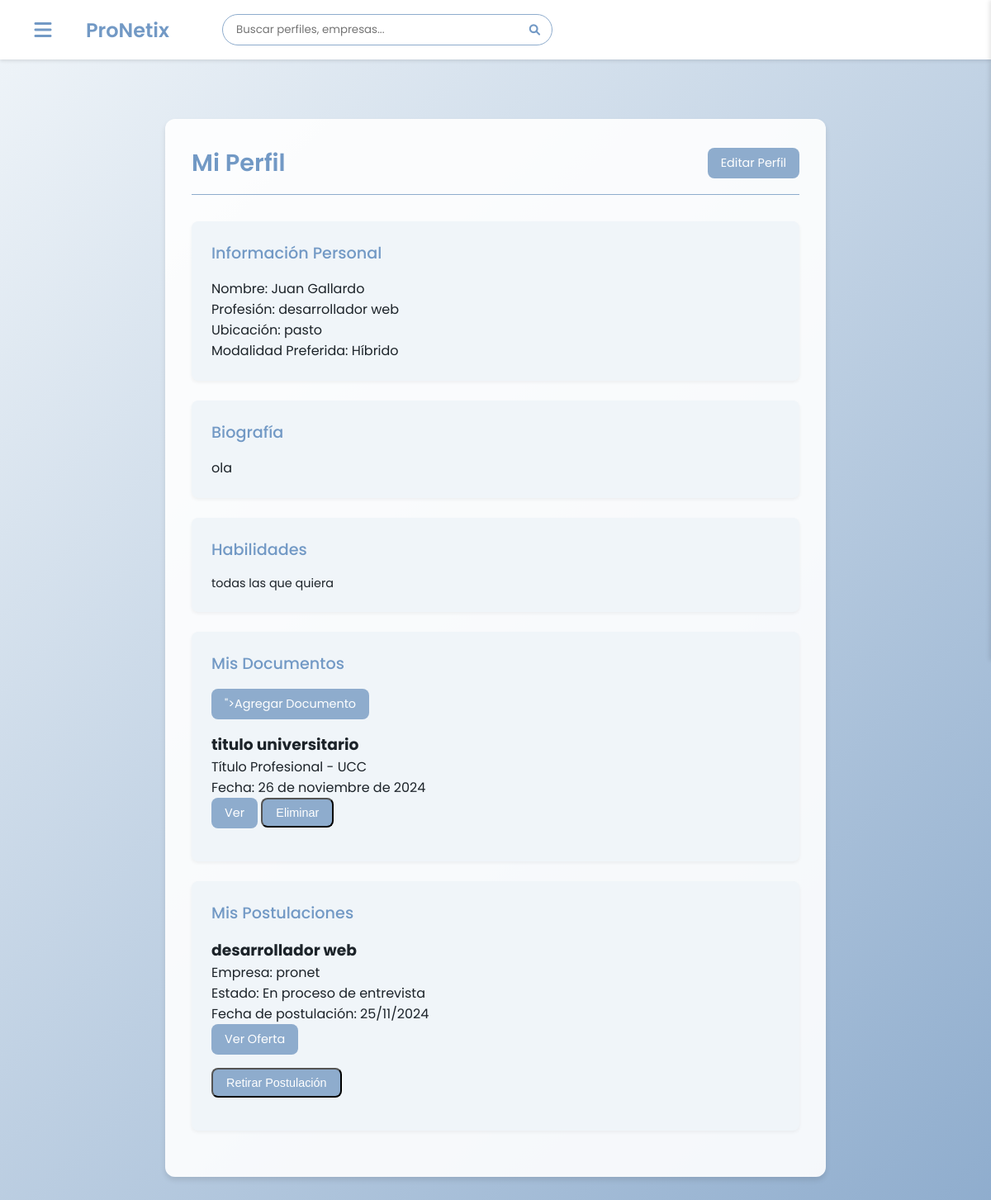
The app's page /perfil/ (signed in) with its own data.
### ProNetix_app/models.py (models this page shows, shortened)
class Perfil(models.Model):
    MODALIDAD_CHOICES = [
        ('REMOTO', 'Remoto'),
        ('HIBRIDO', 'Híbrido'),
        ('PRESENCIAL', 'Presencial'),
    ]
    usuario = models.OneToOneField(User, on_delete=models.CASCADE)
    biografia = models.TextField(max_length=500, blank=True, verbose_name='Biografía')
    profesion = models.CharField(max_length=100, blank=True, verbose_name='Profesión')
    habilidades = models.TextField(blank=True, verbose_name='Habilidades')
    ubicacion = models.CharField(max_length=100, blank=True, verbose_name='Ubicación')
    modalidad_preferida = models.CharField(
        max_length=10,
        choices=MODALIDAD_CHOICES,
        blank=True,
        verbose_name='Modalidad de trabajo preferida'
    )
    fecha_creacion = models.DateTimeField(auto_now_add=True, verbose_name='Fecha de creación')
    fecha_actualizacion = models.DateTimeField(auto_now=True, verbose_name='Última actualización')
    class Meta:
        verbose_name = 'Perfil'
        verbose_name_plural = 'Perfiles'
        app_label = 'ProNetix_app'

class Documento(models.Model):
    TIPO_CHOICES = [
        ('TITULO', 'Título Profesional'),
        ('CERTIFICACION', 'Certificación'),
        ('CURSO', 'Curso'),
        ('OTRO', 'Otro'),
    ]
    perfil = models.ForeignKey(Perfil, on_delete=models.CASCADE, related_name='documentos')
    tipo = models.CharField(max_length=15, choices=TIPO_CHOICES, verbose_name='Tipo de documento')
    titulo = models.CharField(max_length=200, verbose_name='Título')
    institucion = models.CharField(max_length=200, verbose_name='Institución')
    fecha_emision = models.DateField(verbose_name='Fecha de emisión')
    archivo = models.FileField(upload_to='documentos/', verbose_name='Archivo')
    descripcion = models.TextField(blank=True, verbose_name='Descripción')
    fecha_subida = models.DateTimeField(auto_now_add=True, verbose_name='Fecha de subida')
    class Meta:
        verbose_name = 'Documento'
        verbose_name_plural = 'Documentos'

class Postulacion(models.Model):
    usuario = models.ForeignKey(User, on_delete=models.CASCADE, related_name='postulaciones')
    publicacion = models.ForeignKey('PublicacionTrabajo', on_delete=models.CASCADE, related_name='postulaciones')
    fecha_postulacion = models.DateTimeField(auto_now_add=True)
    estado = models.CharField(max_length=20, choices=[
        ('PENDIENTE', 'Pendiente'),
        ('REVISADO', 'Revisado'),
        ('ENTREVISTA', 'En proceso de entrevista'),
        ('RECHAZADO', 'Rechazado'),
        ('ACEPTADO', 'Aceptado')
    ], default='PENDIENTE')
    mensaje = models.TextField(blank=True, null=True)
    class Meta:
        unique_together = ['usuario', 'publicacion']
        ordering = ['-fecha_postulacion']

class PublicacionTrabajo(models.Model):
    TIPO_CHOICES = [
        ('NORMAL', 'Publicación Normal'),
        ('TRABAJO', 'Oferta de Trabajo')
    ]
    MODALIDAD_CHOICES = [
        ('REMOTO', 'Remoto'),
        ('HIBRIDO', 'Híbrido'),
        ('PRESENCIAL', 'Presencial'),
    ]
    EXPERIENCIA_CHOICES = [
        ('JUNIOR', 'Junior (0-2 años)'),
        ('SEMI_SENIOR', 'Semi-Senior (2-4 años)'),
        ('SENIOR', 'Senior (4+ años)'),
        ('EXPERTO', 'Experto (8+ años)'),
    ]
    RANGO_SALARIAL_CHOICES = [
        ('1000000-2000000', '$1.000.000 - $2.000.000'),
        ('2000000-3000000', '$2.000.000 - $3.000.000'),
        ('3000000-4000000', '$3.000.000 - $4.000.000'),
        ('4000000-5000000', '$4.000.000 - $5.000.000'),
        ('5000000-7000000', '$5.000.000 - $7.000.000'),
        ('7000000-9000000', '$7.000.000 - $9.000.000'),
        ('9000000_PLUS', 'Más de $9.000.000'),
        ('POR_ACORDAR', 'Por acordar'),
    ]
    tipo = models.CharField(
        max_length=10,
        choices=TIPO_CHOICES,
        default='NORMAL',
        verbose_name='Tipo de publicación'
    )
    autor = models.ForeignKey(
        User,
        on_delete=models.CASCADE,
        verbose_name='Autor',
        related_name='publicaciones'
    )
    empresa = models.ForeignKey(
        Empresa,
        on_delete=models.CASCADE,
        verbose_name='Empresa',
        null=True,
        blank=True,
        related_name='publicaciones'
    )
    titulo = models.CharField(
        max_length=200,
        verbose_name='Título del puesto'
    )
    descripcion = models.TextField(
        verbose_name='Descripción'
    )
    imagen = models.ImageField(
        upload_to='publicaciones/',
        null=True,
        blank=True,
        verbose_name='Imagen'
    )
    requisitos = models.TextField(
        verbose_name='Requisitos',
        blank=True,
        null=True
    )
    ubicacion = models.CharField(
        max_length=100,
        verbose_name='Ubicación',
        blank=True,
        null=True
    )
    modalidad = models.CharField(
        max_length=10,
        choices=MODALIDAD_CHOICES,
        verbose_name='Modalidad de trabajo',
        blank=True,
        null=True
    )
    experiencia_requerida = models.CharField(
        max_length=15,
        choices=EXPERIENCIA_CHOICES,
        verbose_name='Experiencia requerida',
        blank=True,
        null=True
    )
    rango_salarial = models.CharField(
        max_length=20,
        choices=RANGO_SALARIAL_CHOICES,
        verbose_name='Rango Salarial',
        blank=True,
        null=True
    )
    fecha_creacion = models.DateTimeField(
        auto_now_add=True,
        verbose_name='Fecha de creación'
    )
    fecha_actualizacion = models.DateTimeField(
        auto_now=True,
        verbose_name='Última actualización'
    )
    activa = models.BooleanField(
        default=True,
        verbose_name='Activa'
    )
    class Meta:
        verbose_name = 'Publicación'
        verbose_name_plural = 'Publicaciones'
        ordering = ['-fecha_creacion']
        indexes = [
            models.Index(fields=['tipo']),
            models.Index(fields=['activa']),
            models.Index(fields=['autor']),
        ]

class Empresa(models.Model):
    usuario = models.ForeignKey(User, on_delete=models.CASCADE, related_name='empresas')
    nombre_empresa = models.CharField(max_length=200, verbose_name='Nombre de la empresa')
    descripcion = models.TextField(verbose_name='Descripción')
    sitio_web = models.URLField(blank=True, verbose_name='Sitio web')
    ubicacion = models.CharField(max_length=100, verbose_name='Ubicación')
    fecha_creacion = models.DateTimeField(auto_now_add=True)
    class Meta:
        verbose_name = 'Empresa'
        verbose_name_plural = 'Empresas'

### ProNetix_app/views.py (the view)
# urls.py: path('perfil/', views.perfil, name='perfil'),
@login_required
def perfil(request):
    try:
        perfil = request.user.perfil
    except Perfil.DoesNotExist:
        perfil = Perfil.objects.create(usuario=request.user)
    if request.method == 'POST':
        formulario = FormularioPerfil(request.POST, instance=perfil)
        if formulario.is_valid():
            formulario.save()
            messages.success(request, 'Perfil actualizado exitosamente.')
            return redirect('perfil')
    else:
        formulario = FormularioPerfil(instance=perfil)
    habilidades = []
    if perfil.habilidades:
        habilidades = [hab.strip() for hab in perfil.habilidades.split(',')]
    return render(request, 'perfil/perfil.html', {
        'formulario': formulario,
        'habilidades': habilidades
    })

### ProNetix_app/forms.py
class FormularioPerfil(forms.ModelForm):
    class Meta:
        model = Perfil
        fields = ['biografia', 'profesion', 'habilidades', 'ubicacion', 'modalidad_preferida']
        widgets = {
            'biografia': forms.Textarea(attrs={
                'class': 'textarea-editable',
                'placeholder': 'Cuéntanos sobre ti y tu experiencia profesional'
            }),
            'habilidades': forms.Textarea(attrs={
                'class': 'textarea-editable',
                'placeholder': 'Ingresa tus habilidades separadas por comas'
            }),
            'profesion': forms.TextInput(attrs={
                'class': 'input-editable',
                'placeholder': 'Ej: Desarrollador Full Stack'
            }),
            'ubicacion': forms.TextInput(attrs={
                'class': 'input-editable',
                'placeholder': 'Ej: Bogotá, Colombia'
            }),
            'modalidad_preferida': forms.Select(attrs={
                'class': 'select-editable'
            })
        }

### ProNetix_app/templates/perfil/perfil.html (shortened to what this page needs)
{% extends 'pronetix/base.html' %}
{% load static %}
{% block content %}
<div class="perfil-container">
    <link rel="stylesheet" type="text/css" href="{% static 'ProNetix_app/css/profile.css' %}">
    <div class="perfil-header">
        <h1>Mi Perfil</h1>
        <a href="{% url 'editar_perfil' %}" class="boton-editar">Editar Perfil</a>
    </div>
    <div class="seccion-perfil info-personal">
        <h2>Información Personal</h2>
        <div class="campo-perfil">
            <label>Nombre:</label>
            <span>{{ user.first_name }} {{ user.last_name }}</span>
        </div>
        <div class="campo-perfil">
            <label>Profesión:</label>
            <span>{{ user.perfil.profesion|default:"No especificada" }}</span>
        </div>
        <div class="campo-perfil">
            <label>Ubicación:</label>
            <span>{{ user.perfil.ubicacion|default:"No especificada" }}</span>
        </div>
        <div class="campo-perfil">
            <label>Modalidad Preferida:</label>
            <span>{{ user.perfil.get_modalidad_preferida_display|default:"No especificada" }}</span>
        </div>
    </div>
    <div class="seccion-perfil biografia">
        <h2>Biografía</h2>
        <p>{{ user.perfil.biografia|default:"Sin biografía"|linebreaks }}</p>
    </div>
    <div class="seccion-perfil habilidades">
        <h2>Habilidades</h2>
        {% if habilidades %}
            <div class="lista-habilidades">
                {% for habilidad in habilidades %}
                    <span class="etiqueta-habilidad">{{ habilidad }}</span>
                {% endfor %}
            </div>
        {% else %}
            <p>No hay habilidades especificadas</p>
        {% endif %}
    </div>
    <div class="seccion-perfil documentos">
        <div class="documentos-header">
            <h2>Mis Documentos</h2>
            <a href="{% url 'subir_documento' %}"  class="boton-agregar-documento">">Agregar Documento</a>
        </div>
        {% if user.perfil.documentos.all %}
            <div class="lista-documentos">
                {% for documento in user.perfil.documentos.all %}
                    <div class="documento">
                        <div class="info-documento">
                            <h3>{{ documento.titulo }}</h3>
                            <p>{{ documento.get_tipo_display }} - {{ documento.institucion }}</p>
                            <p>Fecha: {{ documento.fecha_emision }}</p>
                        </div>
                        <div class="acciones-documento">
                            <a href="{{ documento.archivo.url }}" class="boton-agregar-documento" target="_blank">Ver</a>
                            <form method="POST" action="{% url 'eliminar_documento' documento.id %}" style="display: inline;">
                                <button type="submit" class="boton-agregar-documento"
                                        onclick="return confirm('¿Estás seguro de que deseas eliminar este documento?');">
                                    Eliminar
                                </button>
                            </form>
                        </div>
                    </div>
                {% endfor %}
            </div>
        {% else %}
            <p class="sin-documentos">No tienes documentos subidos.</p>
        {% endif %}
    </div>
    <div class="seccion-perfil postulaciones">
        <div class="postulaciones-header">
            <h2>Mis Postulaciones</h2>
        </div>
        {% if user.postulaciones.all %}
            <div class="lista-postulaciones">
                {% for postulacion in user.postulaciones.all %}
                    <div class="postulacion">
                        <div class="info-postulacion">
                            <h3>{{ postulacion.publicacion.titulo }}</h3>
                            <p>Empresa: {{ postulacion.publicacion.empresa.nombre_empresa }}</p>
                            <p>Estado: {{ postulacion.get_estado_display }}</p>
                            <p>Fecha de postulación: {{ postulacion.fecha_postulacion|date:"d/m/Y" }}</p>
                        </div>
                        <div class="acciones-postulacion">
                            <a href="{% url 'ver_publicacion' postulacion.publicacion.id %}" class="boton-agregar-documento">Ver Oferta</a>
                            <form method="POST" action="{% url 'retirar_postulacion' postulacion.id %}">
                                <button type="submit" class="boton-agregar-documento"
                                        onclick="return confirm('¿Estás seguro de que deseas retirar tu postulación?');">
                                    Retirar Postulación
                                </button>
                            </form>
                        </div>
                    </div>
                {% endfor %}
            </div>
        {% else %}
            <p class="sin-postulaciones">No has realizado postulaciones aún.</p>
        {% endif %}
    </div>
</div>
{% endblock %}

### ProNetix_app/static/ProNetix_app/css/style.css (style rules this page uses)
:root { --color-background: #f3f6f8; --color-container: #8EACCD; --second-text: #7299C5; --color-button: #76ABAE; --color-text: #1c2329; --sidebar-width: 250px; }
* { margin: 0; padding: 0; box-sizing: border-box; }
body { margin: 0; padding: 0; font-family: "Poppins", sans-serif; background: linear-gradient(135deg, var(--color-background) 0%, var(--color-container) 100%); color: var(--color-text); min-height: 100vh; position: relative; overflow-x: hidden; }

### ProNetix_app/static/ProNetix_app/css/profile.css (style rules this page uses)
:root { --color-background: #F0F5F9; --color-container: #8EACCD; --second-text: #7299C5; --color-button: #76ABAE; --color-text: #1c2329; }
.perfil-container, .editar-perfil-container, .contenedor-subir-documento { background-color: rgba(255, 255, 255, 0.9); border-radius: 12px; box-shadow: 0 4px 6px rgba(0, 0, 0, 0.1); padding: 2rem; margin: 2rem auto; max-width: 800px; }
.perfil-header, .editar-perfil-header { display: flex; justify-content: space-between; align-items: center; margin-bottom: 2rem; padding-bottom: 1rem; border-bottom: 1px solid var(--color-container); }
.perfil-header h1, .editar-perfil-header h1, .contenedor-subir-documento h1 { color: var(--second-text); font-size: 1.8rem; font-weight: 600; margin: 0; }
.seccion-perfil { background-color: #F0F5F9; border-radius: 8px; padding: 1.5rem; margin-bottom: 1.5rem; box-shadow: 0 2px 4px rgba(0, 0, 0, 0.05); }
.seccion-perfil h2, .editar-perfil-container h2 { color: var(--second-text); font-size: 1.2rem; margin-bottom: 1rem; font-weight: 500; }
.lista-habilidades { color: var(--color-text); background: none; padding: 0; border: none; font-size: 0.9rem; }
.boton-editar, .boton-agregar, .boton-agregar-documento { background-color: var(--color-container); color: white; padding: 0.5rem 1rem; border-radius: 8px; text-decoration: none; transition: all 0.3s ease; font-size: 0.9rem; display: inline-block; }
.boton-agregar-documento { margin-bottom: 1rem; }

### records on screen
Perfil: habilidades "todas las que quiera"
Documento: titulo "titulo universitario", tipo "Título Profesional", institucion "UCC", fecha_emision "26 de noviembre de 2024"
Postulacion: publicacion.titulo "desarrollador web", publicacion.empresa.nombre_empresa "pronet", estado "En proceso de entrevista", fecha_postulacion "25/11/2024"

### other values on screen
{{ user.first_name }} "Juan"
{{ user.last_name }} "Gallardo"
{{ user.perfil.profesion|default:"No especificada" }} "desarrollador web"
{{ user.perfil.ubicacion|default:"No especificada" }} "pasto"
{{ user.perfil.get_modalidad_preferida_display|default:"No especificada" }} "Híbrido"
{{ user.perfil.biografia|default:"Sin biografía"|linebreaks }} "ola"
